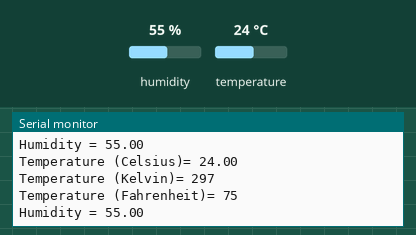
Simulated run of this sketch. Board: Arduino Uno, built with avr-gcc and run on an emulated ATmega328P. Shown: the last lines printed to the serial monitor. Inputs (shaded band) come from the test bench; at power-on: humidity 55 %, temperature 24 °C.

Above: at 5.8 s.
5.9 s: humidity set to 22 %
At 11.0 s:
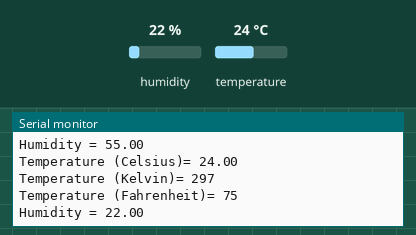
11.9 s: temperature set to 12 °C
At 16.0 s:
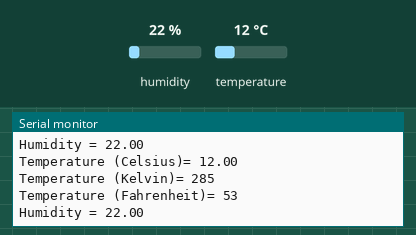
17.9 s: humidity set to 40 %
At 21.0 s:
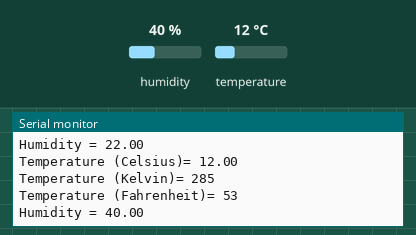
Timing chart, 0 to 22.5 s (numbered marks = the images above; inputs shaded):
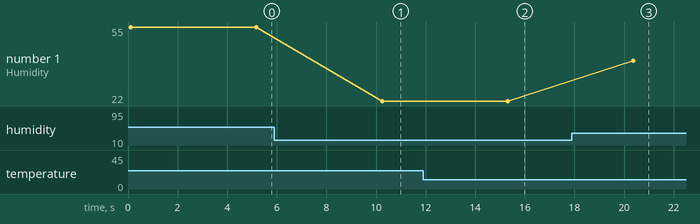

The sketch:

dht11.ino
```cpp
#include <dht.h>

dht DHT;
#define DHT11_PIN 12

int F=0, K=0 ;
void setup(){
Serial.begin(9600);
}

void loop()
{
int okunanDeger = DHT.read11(DHT11_PIN);
if(DHT.temperature!=-999.00 && DHT.humidity!=-999.00){
Serial.print("Temperature (Celsius)= ");
Serial.println(DHT.temperature);
K=DHT.temperature+273.15;
Serial.print("Temperature (Kelvin)= ");
Serial.println(K);
F=(DHT.temperature*(1.8))+32;
Serial.print("Temperature (Fahrenheit)= ");
Serial.println(F);

Serial.print("Humidity = ");
Serial.println(DHT.humidity);
delay(5000);}
}
```

Measured:
- after the input at 5.9 s, the serial monitor: prints a new line after 4.3 s (image 1)
- after the input at 11.9 s, the serial monitor: prints a new line after 3.3 s (image 2)
- after the input at 17.9 s, the serial monitor: prints a new line after 2.5 s (image 3)
- plotted number 1: 55 → 22 after the input at 5.9 s, 22 → 40 after the input at 17.9 s
